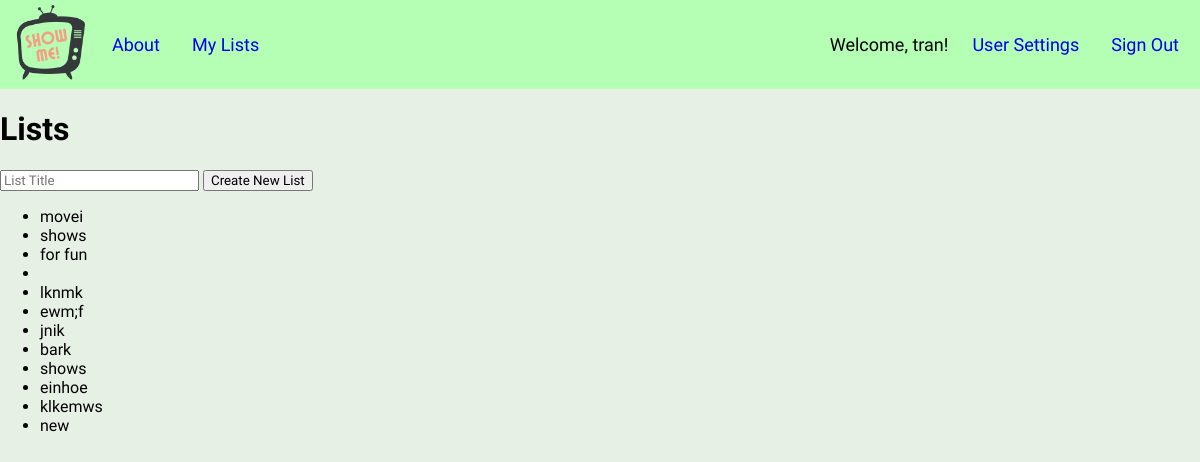
Page /list/ (signed in) on the committed database.
### list/models.py (models this page shows)
class List(models.Model):
    listid = models.IntegerField()
    listname = models.CharField(max_length=500)
    userid = models.IntegerField()

### list/views.py (the view)
# urls.py: path('list/', list_views.index, name='index'),
def index(request):
    if (request.user.is_authenticated):
        user_lists = List.objects.filter(userid=request.user.id)
        context = {'user_lists': user_lists}
        return render(request, 'list/userpage.html', context)
    else:
        return HttpResponse('user error, please log in.')

### list/templates/list/userpage.html (shortened to what this page needs)
{% extends "list/base.html" %}
{% block content %}
{% if user.is_authenticated %}
<h1>Lists</h1>
<div id="list-container" x-data="{ open: false }">
    <div id="list">
    {% if user_lists %}
        <form id="add entry" action="/list/createnew" method="post">
            <input type="text" name="title" placeholder="List Title">
            <input type="submit" value="Create New List">
        </form>
            <ul>
                {% for list in user_lists %}
                    <li>
                        <div hx-get="{{list.listid}}" hx-target="#entry-list" x-on:click="open = ! open">
                            {{list.listname}}
                        </div>
                    </li>
                {% endfor %}
            </ul>
        {% endif %}
    {% else %}
        <p>Unable to display page.</p>
        <a href="{% url 'login' %}">Please log in to view.</a>
    {% endif %}
    </div>
</div>
{% endblock  %}

### list/templates/list/base.html (shortened to what this page needs)
{% load static %}
<!DOCTYPE html>
<html lang="en">
    <head>
        <link rel="stylesheet" type="text/css" href="{% static 'list/style.css' %}">
    </head>
    <body>
        <nav>
            <ul>
                <div class="main-nav">
                <li><img src="{% static 'logo.png' %}", alt="logo" width="75px"></li>
                    <li><a href="{% url 'homepage' %}">About</a></li>
                    {% if user.is_authenticated %}
                        <li><a href="{% url 'index' %}">My Lists</a></li>
                    {% endif %}
                </div>
                <div class="user-auth">
                    {% if user.is_authenticated %}
                        <li>Welcome, {{ user.username }}!</li>
                        <li><a href="/settings">User Settings</a></li>
                        <li><a href="{% url 'logout' %}">Sign Out</a></li>
                    {% else %}
                        <li><a href="{% url 'login' %}">login</a></li>
                        <li><a href="{% url 'new_user' %}">new account</a></li>
                    {% endif %}
                </div>
            </ul>
        </nav>
        {% block content %}{% endblock  %}
    </body>
</html>

### list/static/list/style.css (style rules this page uses)
* { font-family: 'Dosis', sans-serif; }
nav ul { display: flex; align-items: center; justify-content: space-between; list-style-type: none; margin: 0px; padding: 5px; overflow: hidden; background-color: rgb(180, 255, 180); font-size: large; }
nav ul li, nav ul li a { display: block; text-align: center; text-decoration: none; padding: 0px 8px; float: left; }
nav .main-nav { display: flex; align-items: center; }
body { background-color: rgb(230, 240, 228); margin: auto; }

### rows in the picture
List: listname "movei"
List: listname "shows"
List: listname "for fun"
List: listname "lknmk"
List: listname "ewm;f"
List: listname "jnik"
List: listname "bark"
List: listname "shows"
List: listname "einhoe"
List: listname "klkemws"
List: listname "new"

### other values in the picture
{{ user.username }} "tran"
